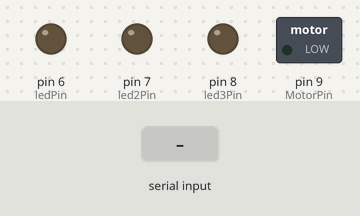
Bench run of a sketch on a simulated Arduino Uno, built with avr-gcc and run on an emulated ATmega328P. On the bench: switched loads named in the sketch (green lamp = pin HIGH), output pins drawn as LEDs (lit = HIGH). Inputs (shaded band) come from the test bench.

Above: at 1.2 s.
1.3 s: "1" received over Serial
At 1.6 s:
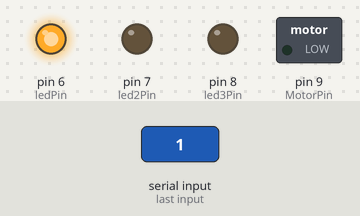
2.8 s: "2" received over Serial
At 4.0 s:
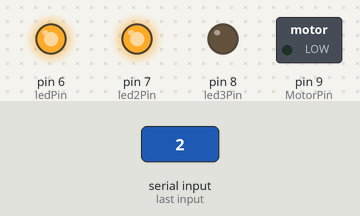
4.3 s: "0" received over Serial
At 5.1 s:
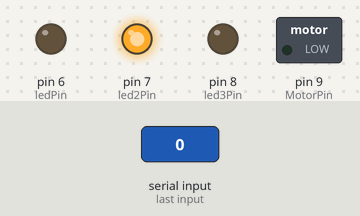
5.8 s: "4" received over Serial
At 6.2 s:
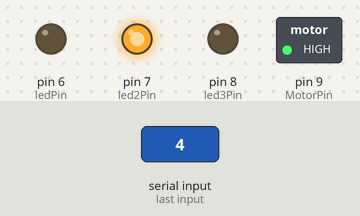
7.3 s: "3" received over Serial
At 8.5 s:
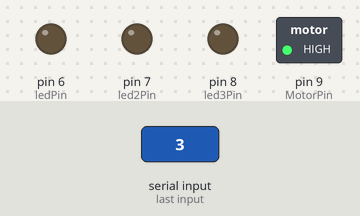
8.8 s: "1" received over Serial
At 9.7 s:
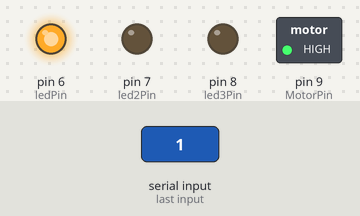
Timing chart, 0 to 11.3 s (numbered marks = the images above; inputs shaded):
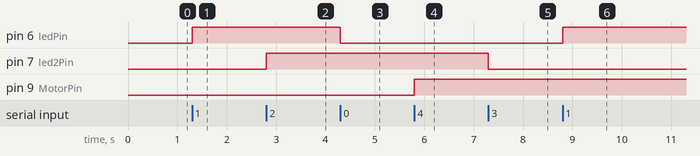

Measured:
- after the input at 1.3 s, pin 6 (ledPin): LOW → HIGH at once
- after the input at 2.8 s, pin 7 (led2Pin): LOW → HIGH at once
- after the input at 4.3 s, pin 6 (ledPin): HIGH → LOW at once
- after the input at 5.8 s, pin 9 (MotorPin): LOW → HIGH at once
- after the input at 7.3 s, pin 7 (led2Pin): HIGH → LOW at once
- after the input at 8.8 s, pin 6 (ledPin): LOW → HIGH at once

The sketch:

MasterCode.ino
```cpp
/*
 * How to configure and pair two HC-05 Bluetooth Modules
 * by Dejan Nedelkovski, www.HowToMechatronics.com
 *
 *                 == MASTER CODE ==
 */
#define ledPin 6
#define led2Pin 7
#define led3Pin 8
int MotorPin = 9;
int state = 0;
int potValue = 0;
void setup() {
  pinMode(ledPin, OUTPUT);
  digitalWrite(ledPin, LOW);
  pinMode (led2Pin, OUTPUT);
  digitalWrite(led2Pin, LOW);
  pinMode (led3Pin, OUTPUT);
  digitalWrite(led3Pin, LOW);
  //pinMode (MotorPin, OUTPUT);
  //digitalWrite(MotorPin, HIGH);
  Serial.begin(38400); // Default communication rate of the Bluetooth module
}
void loop() {
 if(Serial.available()){ // Checks whether data is comming from the serial port
    state = Serial.read(); // Reads the data from the serial port
 }
 // Controlling the LED
 if (state == '1') {
  digitalWrite(ledPin, HIGH); // LED ON
  state = 0;
 }
 else if (state == '0') {
  digitalWrite(ledPin, LOW); // LED ON
  state = 0;
 }
 else if (state == '2'){
  digitalWrite(led2Pin, HIGH);
  }
 else if (state == '3') {
  digitalWrite(led2Pin, LOW);
 }
 else if (state == '4'){
  analogWrite (MotorPin, 255);
  //digitalWrite (led3Pin, HIGH);
  //digitalWrite (led2Pin, LOW);
  //digitalWrite (ledPin, LOW);
   }
  else if (state == '5'){
    //digitalWrite (led3Pin, LOW);
    analogWrite (MotorPin, 0);
  }

}
```
